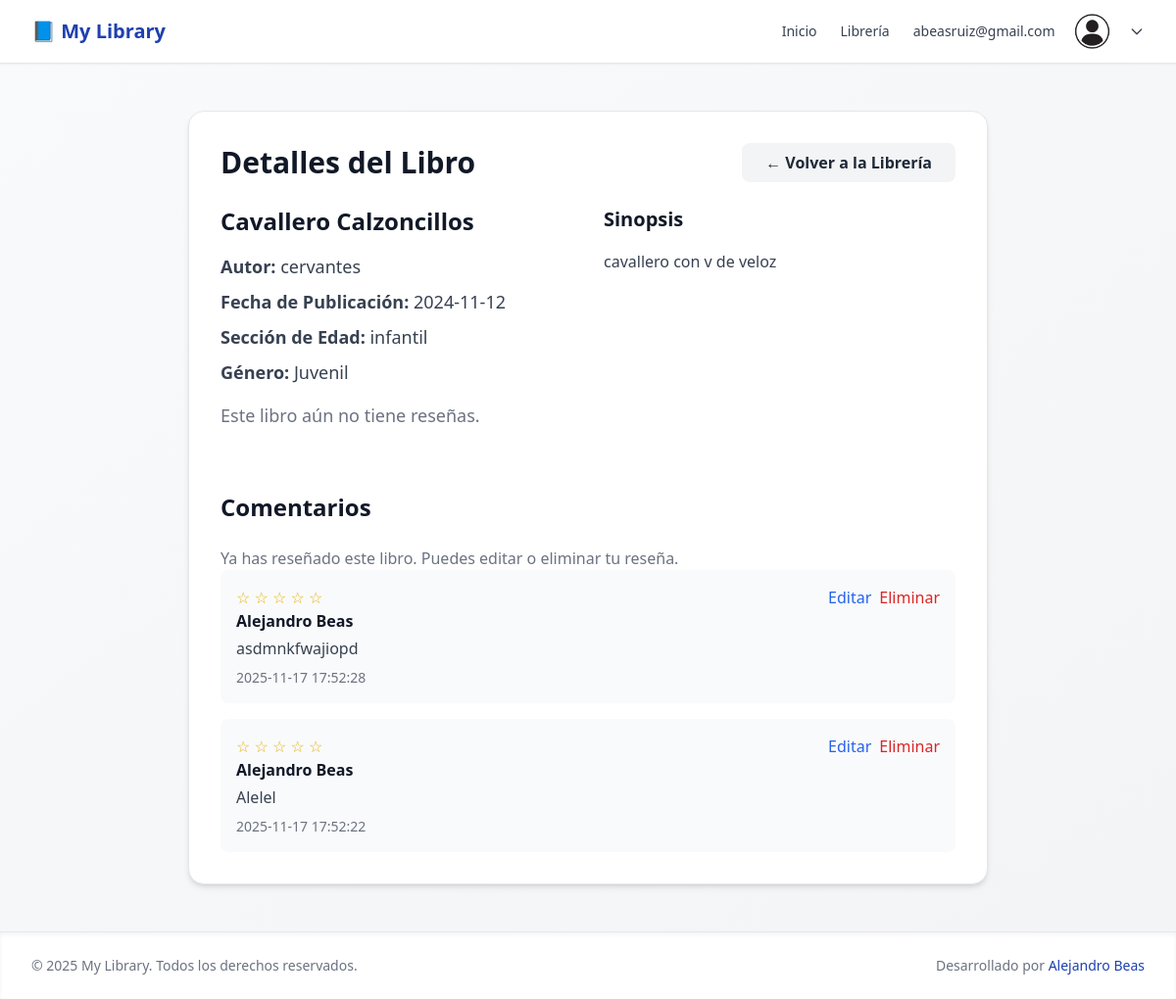
The app's page /view-book/10 (signed in), older data.
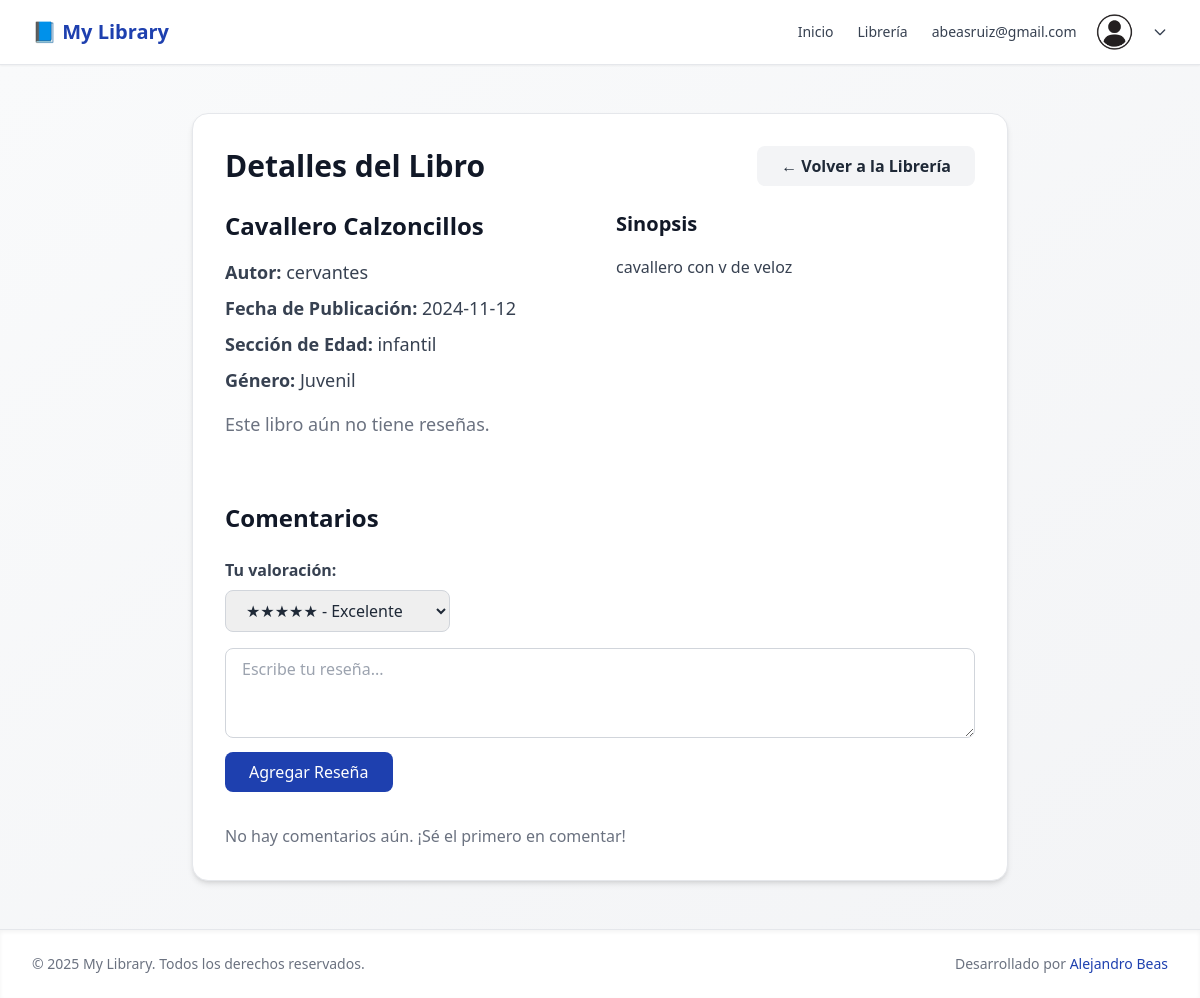
The same page, newer data.
### tables this page shows
CREATE TABLE comments (
    id INTEGER PRIMARY KEY AUTOINCREMENT,
    book_id INTEGER NOT NULL,
    user_id INTEGER NOT NULL,
    comment TEXT NOT NULL,
    created_at DATETIME DEFAULT CURRENT_TIMESTAMP,
    updated_at DATETIME DEFAULT CURRENT_TIMESTAMP, rating TINYINT NOT NULL DEFAULT 5,
    FOREIGN KEY (book_id) REFERENCES books(id),
    FOREIGN KEY (user_id) REFERENCES users(id)
);

CREATE TABLE users (
    id INTEGER PRIMARY KEY AUTOINCREMENT,
    email VARCHAR(255) UNIQUE NOT NULL,
    password VARCHAR(255) NOT NULL,
    created_at DATETIME DEFAULT CURRENT_TIMESTAMP
, name varchar(45), EtiquetaEdad varchar(45), Preferencias varchar(45));

### controllers/view-bookcontroller.php (called while the page is built, shortened)
<?php
$params = $_GET['params'] ?? [];
$id = $params[0] ?? null;
require_once __DIR__ . '/../models/books.php';
require_once __DIR__ . '/../models/functions.php';
$book = getBookById($db, $id);
$comments = getCommentsByBookId($db, $id);
include __DIR__ . '/../views/book_detail.view.php';

### models/books.php (called while the page is built, shortened)
<?php
function getBookById($db, $id) {
    try {
        $stmt = $db->prepare("SELECT * FROM books WHERE id = ?");
        $stmt->execute([$id]);
        return $stmt->fetch(PDO::FETCH_ASSOC);
    } catch (PDOException $e) {
        error_log("Error getting book by ID: " . $e->getMessage());
        return false;
    }
}

### models/functions.php (called while the page is built, shortened)
<?php
function getCommentsByBookId($db, $bookId) {
    try {
        $stmt = $db->prepare("
            SELECT c.id, c.comment, c.created_at, c.rating, c.user_id, u.name AS username
            FROM comments c
            JOIN users u ON c.user_id = u.id
            WHERE c.book_id = ?
            ORDER BY c.created_at DESC
        ");
        $stmt->execute([$bookId]);
        return $stmt->fetchAll(PDO::FETCH_ASSOC);
    } catch (PDOException $e) {
        error_log("Error getting comments: " . $e->getMessage());
        return [];
    }
}

### views/book_detail.view.php (the view, shortened to what the changed rows need)
<?php include 'partials/header.view.php'; ?>
<main class="flex-1 bg-gradient-to-br from-gray-50 to-gray-100 py-12">
    <div class="max-w-4xl mx-auto px-6 sm:px-8 lg:px-10">
        <div class="bg-white rounded-2xl shadow-md p-8 border border-gray-200">
            <div class="flex justify-between items-center mb-6">
                <h1 class="text-3xl font-bold text-gray-900">Detalles del Libro</h1>
            </div>
            <?php if ($book): ?>
                <div class="grid grid-cols-1 md:grid-cols-2 gap-8">
                    <div>
                        <h2 class="text-2xl font-semibold text-gray-900 mb-4"><?= htmlspecialchars($book['title']) ?></h2>
                    </div>
                </div>
                <?php
                    $userHasComment = false;
                    foreach ($comments as $c) {
                        if ($c['user_id'] == $_SESSION['user']['id']) {
                            $userHasComment = true;
                            break;
                        }
                    }
                ?>
                <div class="mt-12">
                    <h2 class="text-2xl font-bold text-gray-900 mb-6">Comentarios</h2>
                     <?php if (!$userHasComment): ?>
                        <form method="POST" action="/add-comment" class="mb-8">
                            <label class="block mb-2 font-semibold text-gray-700">Tu valoración:</label>
                            <select name="rating" required class="px-4 py-2 border border-gray-300 rounded-lg">
                                <option value="5">★★★★★ - Excelente</option>
                            </select>
                            <textarea name="comment" rows="3" required
                                    class="w-full mt-4 px-4 py-2 border border-gray-300 rounded-lg focus:ring-2 focus:ring-primary focus:border-primary"
                                    placeholder="Escribe tu reseña..."></textarea>
                            <button type="submit" class="mt-2 bg-primary text-white px-6 py-2 rounded-lg hover:bg-red-700">
                                Agregar Reseña
                            </button>
                        </form>
                    <?php else: ?>
                        <p class="text-gray-500">Ya has reseñado este libro. Puedes editar o eliminar tu reseña.</p>
                    <?php endif; ?>
                    <?php if (!empty($comments)): ?>
                        <div class="space-y-4">
                            <?php foreach ($comments as $comment): ?>
                                <div class="bg-gray-50 p-4 rounded-lg">
                                    <div class="flex justify-between items-start">
                                        <div>
                                            <p class="text-yellow-500">
                                            <?php for ($i = 1; $i <= 5; $i++): ?>
                                                <?= $i <= $comment['rating'] ? '★' : '☆' ?>
                                            <?php endfor; ?>
                                            </p>
                                            <p class="font-semibold text-gray-900"><?= htmlspecialchars($comment['username']) ?></p>
                                            <p class="text-gray-700 mt-1"><?= nl2br(htmlspecialchars($comment['comment'])) ?></p>
                                            <p class="text-sm text-gray-500 mt-2"><?= htmlspecialchars($comment['created_at']) ?></p>
                                        </div>
                                        <?php if ($comment['user_id'] == $_SESSION['user']['id']): ?>
                                            <div class="flex space-x-2">
                                                <button onclick="editComment(<?= $comment['id'] ?>, '<?= addslashes($comment['comment']) ?>', <?= $comment['rating'] ?>)"
                                                class="text-blue-600 hover:text-blue-900">Editar</button>
                                                <form method="POST" action="/delete-comment" class="inline" onsubmit="return confirm('¿Eliminar comentario?')">
                                                    <button type="submit" class="text-red-600 hover:text-red-900">Eliminar</button>
                                                </form>
                                            </div>
                                        <?php endif; ?>
                                    </div>
                                </div>
                            <?php endforeach; ?>
                        </div>
                    <?php else: ?>
                        <p class="text-gray-500">No hay comentarios aún. ¡Sé el primero en comentar!</p>
                    <?php endif; ?>
                </div>
            <?php else: ?>
                <p class="text-red-600">Libro no encontrado.</p>
            <?php endif; ?>
        </div>
    </div>
</main>
<?php include 'partials/footer.view.php'; ?>

Row changes from the older to the newer data that the page shows:
removed comments: user.name "Alejandro Beas", comment "asdmnkfwajiopd", created_at "2025-11-17 17:52:28"
removed comments: user.name "Alejandro Beas", comment "Alelel", created_at "2025-11-17 17:52:22"
Text that changed along with them:
form field rating: (not shown) → "★★★★★ - Excelente"
text no longer shown: "Ya has reseñado este libro. Puedes editar o eliminar tu reseña."
text now shown: "Tu valoración: Agregar Reseña No hay comentarios aún. ¡Sé el primero en comentar!"
